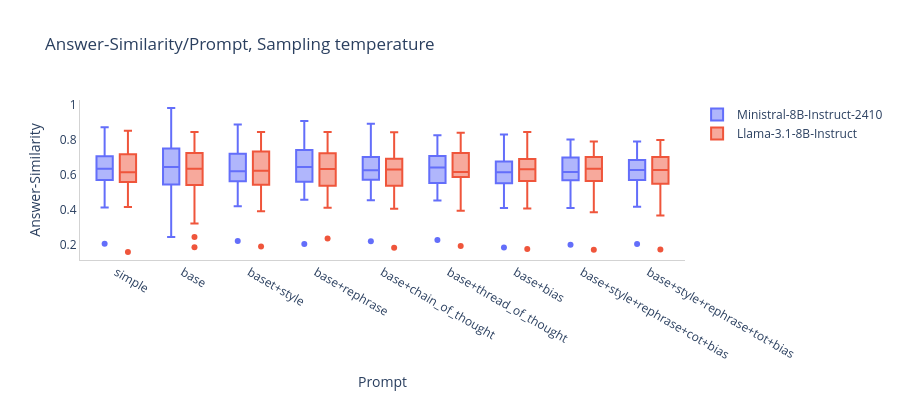
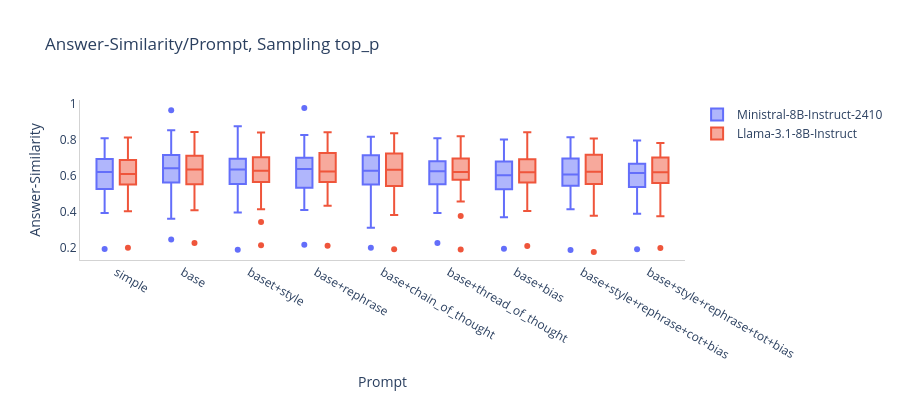

Source (notebook cell) for these figures, in order:
### Markdown cell above
#### Box-Plot, Similarity Modell-/Referenz-Antwort Prompt

Box-Plot der Verteilung der Werte für die Ähnlichkeiten zwischen Modell- und Referenz-Antwort der Stichprobe für Prompts und verschiedene Sampling-Methoden und Modelle erstellen.

### Code cell
# Boxplot, Similarity Modell-Antworten/Referenz-Antwort pro Prompt (min, max, mean)

for s in model_samplings:

    fig = go.Figure()
    
    for m in models:
        fig.add_trace(go.Box(
            x=df.loc[(df['model'] == m) & (df['sampling'] == s), 'prompt'].to_list(),
            y=df.loc[(df['model'] == m) & (df['sampling'] == s), 'answer_similarity_mean'].to_list(),
            name=m,
            #marker_color='#3D9970'
        ))
    
    fig.update_yaxes(showgrid=False, showline=True, linewidth=1, linecolor='LightGrey', title='Answer-Similarity')
    fig.update_xaxes(showline=True, linewidth=1, linecolor='LightGrey', title='Prompt', tickmode="array", tickvals=list(range(len(prompts_test))), ticktext=prompts_name)
            
    fig.update_layout(
        width=900,
        height=400,
        plot_bgcolor='rgba(0, 0, 0, 0)', 
        paper_bgcolor='rgba(0, 0, 0, 0)', 
        #margin={'l':0, 'b':0, 'r':0, 't':0},
        showlegend=True,
        title=f'Answer-Similarity/Prompt, Sampling {s}',
        boxmode='group'
    )
    
    fig.show()

### Figure 1 — Plotly figure (JSON) as saved in the notebook; plotly's stock layout.template omitted (floating-point values rounded to 4 significant figures; data arrays with more than 128 entries replaced by an {"elided": "..."} marker saying what was removed)
{"data": [{"name": "Ministral-8B-Instruct-2410", "type": "box", "x": {"elided": "270 int values"}, "y": {"elided": "270 float values"}}, {"name": "Llama-3.1-8B-Instruct", "type": "box", "x": {"elided": "270 int values"}, "y": {"elided": "270 float values"}}], "layout": {"boxmode": "group", "height": 400, "paper_bgcolor": "rgba(0, 0, 0, 0)", "plot_bgcolor": "rgba(0, 0, 0, 0)", "showlegend": true, "title": {"text": "Answer-Similarity/Prompt, Sampling temperature"}, "width": 900, "xaxis": {"linecolor": "LightGrey", "linewidth": 1, "showline": true, "tickmode": "array", "ticktext": ["simple", "base", "baset+style", "base+rephrase", "base+chain_of_thought", "base+thread_of_thought", "base+bias", "base+style+rephrase+cot+bias", "base+style+rephrase+tot+bias"], "tickvals": [0, 1, 2, 3, 4, 5, 6, 7, 8], "title": {"text": "Prompt"}}, "yaxis": {"linecolor": "LightGrey", "linewidth": 1, "showgrid": false, "showline": true, "title": {"text": "Answer-Similarity"}}}}

### Figure 2 — Plotly figure (JSON) as saved in the notebook; plotly's stock layout.template omitted (floating-point values rounded to 4 significant figures; data arrays with more than 128 entries replaced by an {"elided": "..."} marker saying what was removed)
{"data": [{"name": "Ministral-8B-Instruct-2410", "type": "box", "x": {"elided": "270 int values"}, "y": {"elided": "270 float values"}}, {"name": "Llama-3.1-8B-Instruct", "type": "box", "x": {"elided": "270 int values"}, "y": {"elided": "270 float values"}}], "layout": {"boxmode": "group", "height": 400, "paper_bgcolor": "rgba(0, 0, 0, 0)", "plot_bgcolor": "rgba(0, 0, 0, 0)", "showlegend": true, "title": {"text": "Answer-Similarity/Prompt, Sampling top_p"}, "width": 900, "xaxis": {"linecolor": "LightGrey", "linewidth": 1, "showline": true, "tickmode": "array", "ticktext": ["simple", "base", "baset+style", "base+rephrase", "base+chain_of_thought", "base+thread_of_thought", "base+bias", "base+style+rephrase+cot+bias", "base+style+rephrase+tot+bias"], "tickvals": [0, 1, 2, 3, 4, 5, 6, 7, 8], "title": {"text": "Prompt"}}, "yaxis": {"linecolor": "LightGrey", "linewidth": 1, "showgrid": false, "showline": true, "title": {"text": "Answer-Similarity"}}}}
